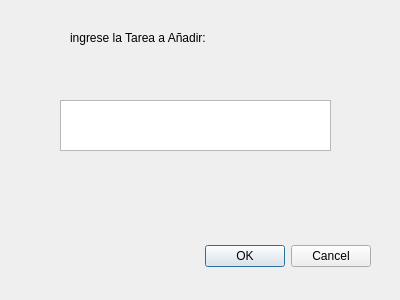
<?xml version="1.0" encoding="UTF-8"?>
<ui version="4.0">
 <class>Dialog</class>
 <widget class="QDialog" name="Dialog">
  <property name="geometry">
   <rect>
    <x>0</x>
    <y>0</y>
    <width>400</width>
    <height>300</height>
   </rect>
  </property>
  <property name="windowTitle">
   <string>Dialog</string>
  </property>
  <widget class="QDialogButtonBox" name="buttonBox">
   <property name="geometry">
    <rect>
     <x>30</x>
     <y>240</y>
     <width>341</width>
     <height>32</height>
    </rect>
   </property>
   <property name="orientation">
    <enum>Qt::Horizontal</enum>
   </property>
   <property name="standardButtons">
    <set>QDialogButtonBox::Cancel|QDialogButtonBox::Ok</set>
   </property>
  </widget>
  <widget class="QPlainTextEdit" name="tareaIngreso">
   <property name="geometry">
    <rect>
     <x>60</x>
     <y>100</y>
     <width>271</width>
     <height>51</height>
    </rect>
   </property>
  </widget>
  <widget class="QLabel" name="label">
   <property name="geometry">
    <rect>
     <x>70</x>
     <y>30</y>
     <width>201</width>
     <height>16</height>
    </rect>
   </property>
   <property name="text">
    <string>ingrese la Tarea a Añadir:</string>
   </property>
  </widget>
 </widget>
 <resources/>
 <connections>
  <connection>
   <sender>buttonBox</sender>
   <signal>accepted()</signal>
   <receiver>Dialog</receiver>
   <slot>accept()</slot>
   <hints>
    <hint type="sourcelabel">
     <x>248</x>
     <y>254</y>
    </hint>
    <hint type="destinationlabel">
     <x>157</x>
     <y>274</y>
    </hint>
   </hints>
  </connection>
  <connection>
   <sender>buttonBox</sender>
   <signal>rejected()</signal>
   <receiver>Dialog</receiver>
   <slot>reject()</slot>
   <hints>
    <hint type="sourcelabel">
     <x>316</x>
     <y>260</y>
    </hint>
    <hint type="destinationlabel">
     <x>286</x>
     <y>274</y>
    </hint>
   </hints>
  </connection>
 </connections>
</ui>
